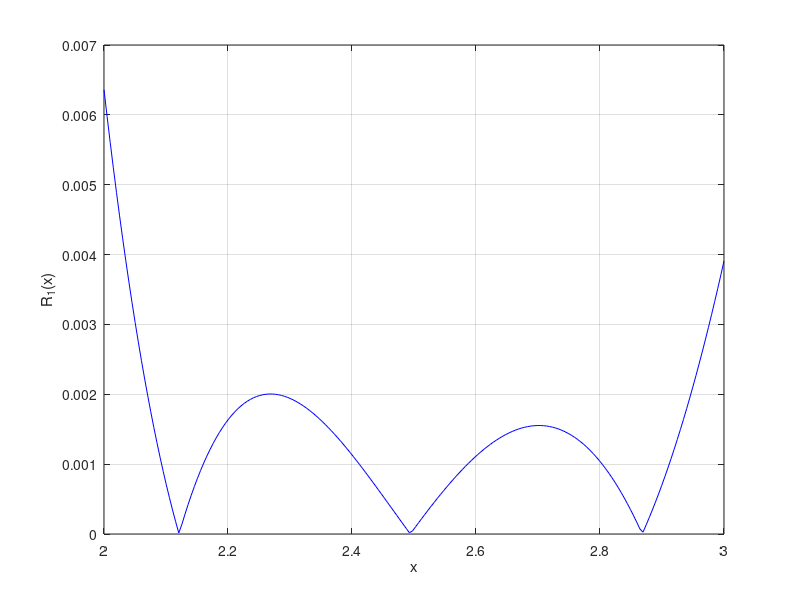
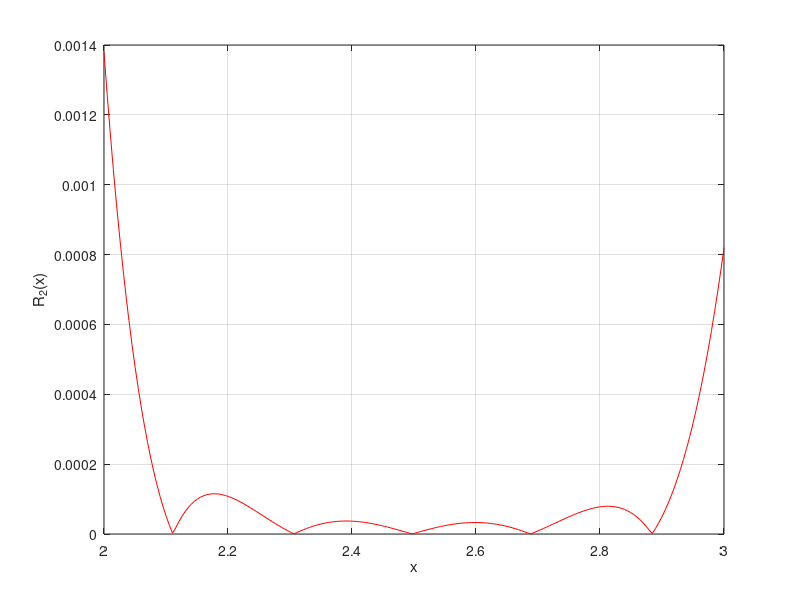

The MATLAB source for these figures, in order:
f = @(x) x - 1./x.^2;
a = 2;
b = 3;
x_mid = (a + b)/2;
epsilon = 1e-4;

f1 = @(x) 1 + 2./(x.^3);
f2 = @(x) -6./(x.^4);
f1(x_mid)
f2(x_mid)

n = 2;
while true
    x_nodes = linspace(a, b, n + 1);
    y_nodes = f(x_nodes);

    p = polyfit(x_nodes, y_nodes, n);
    p1 = polyder(p);

    L1_mid = polyval(p1, x_mid);
    R = abs(f1(x_mid) - L1_mid);

    fprintf('n = %d, погрешность = %.2e\n', n, R);

    if R <= epsilon
        fprintf('Точность достигнута при n = %d\n\n', n);
        break;
    else
        n = n + 1;
    end
end

x_plot = linspace(a, b, 200);
R1_plot = abs(f1(x_plot) - polyval(p1, x_plot));

figure(1);
plot(x_plot, R1_plot, 'b-');
xlabel('x');
ylabel('R_1(x)');
grid on;

m = n;
while true
    x_nodes = linspace(a, b, m + 1);
    y_nodes = f(x_nodes);

    p = polyfit(x_nodes, y_nodes, m);
    p2 = polyder(polyder(p));

    L2_mid = polyval(p2, x_mid);
    R2 = abs(f2(x_mid) - L2_mid);

    fprintf('m = %d, погрешность 2й производной = %.2e\n', m, R2);

    if R2 <= epsilon
        fprintf('Точность для 2й производной достигнута при m = %d\n', m);
        break;
    else
        m = m + 1;
    end
end

R2_plot = abs(f2(x_plot) - polyval(p2, x_plot));

figure(2);
plot(x_plot, R2_plot, 'r-');
xlabel('x');
ylabel('R_2(x)');
grid on;
